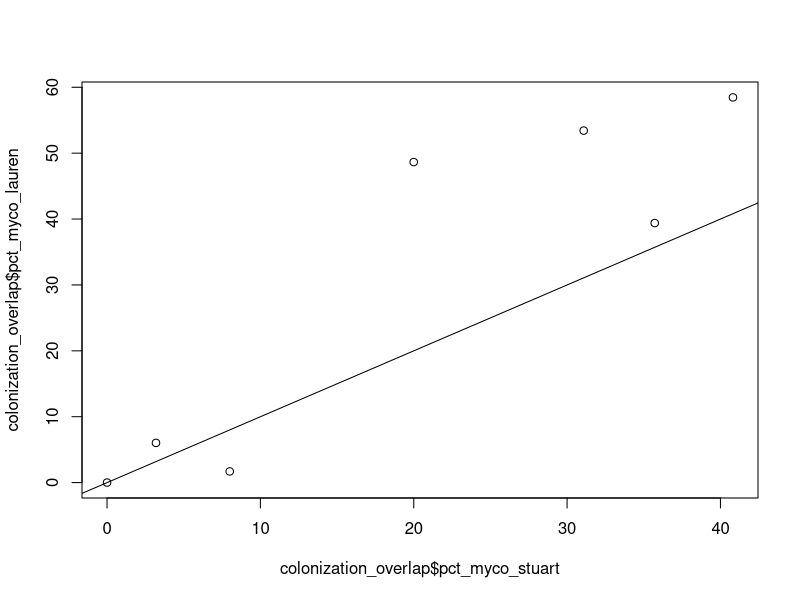
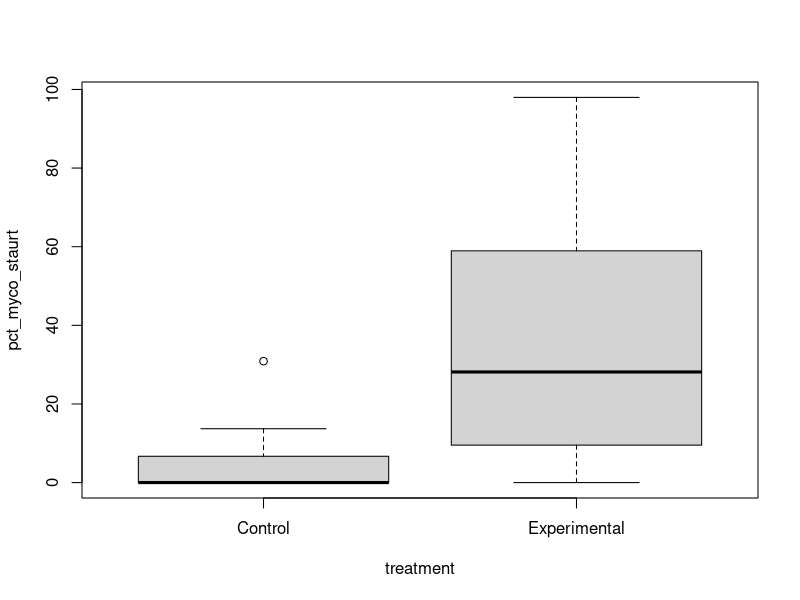
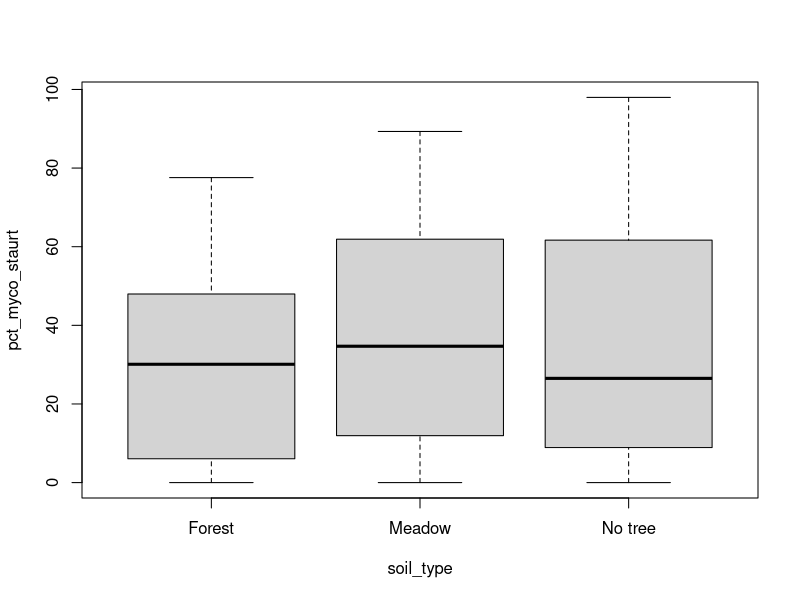

Here is the R script that generated these plots, in order: (Note: this script raises an error after producing the figures.)
# bioassay_analyses_nongentic
library(dplyr)


colonization <- read.csv("Data/bioassay/raw_data/pct_colonization_bioassay.csv")
biomass <- read.csv("Data/bioassay/raw_data/biomass.csv")

colonization_overlap <- colonization[c(1,18,44,55,56,57,64), c("num_myco_stuart", "num_nonmyco_stuart", "num_myco_lauren", "num_nonmyco_lauren")] 
#extracting rows with Lauren and Stuart data

colonization_overlap["sum_stuart"] <- rowSums(colonization_overlap[,1:2]) 
#adding a column of the sum of root tips for Stuart using rowSums
colonization_overlap["sum_lauren"] <- rowSums(colonization_overlap[,3:4])
#adding a column of the sum of roots tips for Lauren using rowSums

colonization_overlap["pct_myco_stuart"] <- colonization_overlap[,1]/colonization_overlap[,5] *100
#creating a percent colonization of myco for Stuarts data
colonization_overlap["pct_myco_lauren"] <- colonization_overlap[,3]/colonization_overlap[,6] *100

t.test(x = colonization_overlap$pct_myco_stuart, y = colonization_overlap$pct_myco_lauren, paired = TRUE)
cor.test(x = colonization_overlap$pct_myco_stuart, y = colonization_overlap$pct_myco_lauren)
plot(x = colonization_overlap$pct_myco_stuart, y = colonization_overlap$pct_myco_lauren)
?abline()
abline(a = 0, b = 1)
treatment <- read.csv("Data/bioassay/raw_data/treatment_bioassay.csv")
col_treat <- colonization %>% left_join(treatment)#, by = seedling_id)


col_treat["sum_stuart"] <- rowSums(col_treat[,3:4])
col_treat["pct_myco_staurt"] <- col_treat$num_myco_stuart / col_treat$sum_stuart *100

control_test <- lm(pct_myco_staurt~treatment, data = col_treat)
summary(control_test)
boxplot(pct_myco_staurt ~ treatment, data = col_treat)

exp_only <- col_treat %>% 
  filter(treatment == "Experimental") 

exp_test <- lm(pct_myco_staurt~soil_type, data = exp_only)
summary(exp_test)
boxplot(pct_myco_staurt ~ soil_type, data = exp_only)

col_biomass <- col_treat %>% left_join(biomass)#, by = seedling_id)

exp_biomass_only <- col_biomass %>%
  filter(treatment == "Experimental")

biomass_test <- lm(biomass_g~soil_type, data = exp_biomass_only)
summary(biomass_test)
boxplot(biomass_g ~ soil_type, data - exp_biomass_only)
